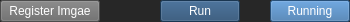
                    <widget class="QFrame" name="frame_BtnRun_ModGuiMain">
                     <property name="sizePolicy">
                      <sizepolicy hsizetype="Expanding" vsizetype="Fixed">
                       <horstretch>0</horstretch>
                       <verstretch>0</verstretch>
                      </sizepolicy>
                     </property>
                     <property name="minimumSize">
                      <size>
                       <width>0</width>
                       <height>50</height>
                      </size>
                     </property>
                     <property name="styleSheet">
                      <string notr="true">background-color: rgb(0, 0, 0);
background-color: rgb(39, 39, 39);</string>
                     </property>
                     <property name="frameShape">
                      <enum>QFrame::NoFrame</enum>
                     </property>
                     <property name="frameShadow">
                      <enum>QFrame::Sunken</enum>
                     </property>
                     <layout class="QHBoxLayout" name="horizontalLayout_18">
                      <property name="spacing">
                       <number>0</number>
                      </property>
                      <property name="sizeConstraint">
                       <enum>QLayout::SetFixedSize</enum>
                      </property>
                      <property name="leftMargin">
                       <number>0</number>
                      </property>
                      <property name="topMargin">
                       <number>0</number>
                      </property>
                      <property name="rightMargin">
                       <number>0</number>
                      </property>
                      <property name="bottomMargin">
                       <number>0</number>
                      </property>
                      <item>
                       <layout class="QHBoxLayout" name="horizontalLayout_17">
                        <property name="spacing">
                         <number>20</number>
                        </property>
                        <item>
                         <widget class="QPushButton" name="btn_RegisterImage_ModGuiMain">
                          <property name="minimumSize">
                           <size>
                            <width>100</width>
                            <height>0</height>
                           </size>
                          </property>
                          <property name="maximumSize">
                           <size>
                            <width>150</width>
                            <height>60</height>
                           </size>
                          </property>
                          <property name="styleSheet">
                           <string notr="true">color: rgb(255, 255, 255);
background-color: rgb(106, 106, 106);</string>
                          </property>
                          <property name="text">
                           <string>Register Imgae</string>
                          </property>
                         </widget>
                        </item>
                        <item>
                         <spacer name="horizontalSpacer_3">
                          <property name="orientation">
                           <enum>Qt::Horizontal</enum>
                          </property>
                          <property name="sizeHint" stdset="0">
                           <size>
                            <width>40</width>
                            <height>20</height>
                           </size>
                          </property>
                         </spacer>
                        </item>
                        <item>
                         <widget class="QPushButton" name="btn_Run_ModGuiMain">
                          <property name="minimumSize">
                           <size>
                            <width>80</width>
                            <height>0</height>
                           </size>
                          </property>
                          <property name="maximumSize">
                           <size>
                            <width>100</width>
                            <height>60</height>
                           </size>
                          </property>
                          <property name="styleSheet">
                           <string notr="true">color: rgb(255, 255, 255);
background-color: rgb(37, 75, 113);</string>
                          </property>
                          <property name="text">
                           <string>Run</string>
                          </property>
                         </widget>
                        </item>
                        <item>
                         <spacer name="horizontalSpacer_4">
                          <property name="orientation">
                           <enum>Qt::Horizontal</enum>
                          </property>
                          <property name="sizeType">
                           <enum>QSizePolicy::Fixed</enum>
                          </property>
                          <property name="sizeHint" stdset="0">
                           <size>
                            <width>10</width>
                            <height>20</height>
                           </size>
                          </property>
                         </spacer>
                        </item>
                        <item>
                         <widget class="QPushButton" name="btn_Running_ModGuiMain">
                          <property name="maximumSize">
                           <size>
                            <width>100</width>
                            <height>60</height>
                           </size>
                          </property>
                          <property name="styleSheet">
                           <string notr="true">color: rgb(255, 255, 255);
background-color: rgb(56, 112, 168);</string>
                          </property>
                          <property name="text">
                           <string>Running</string>
                          </property>
                         </widget>
                        </item>
                       </layout>
                      </item>
                     </layout>
                    </widget>
